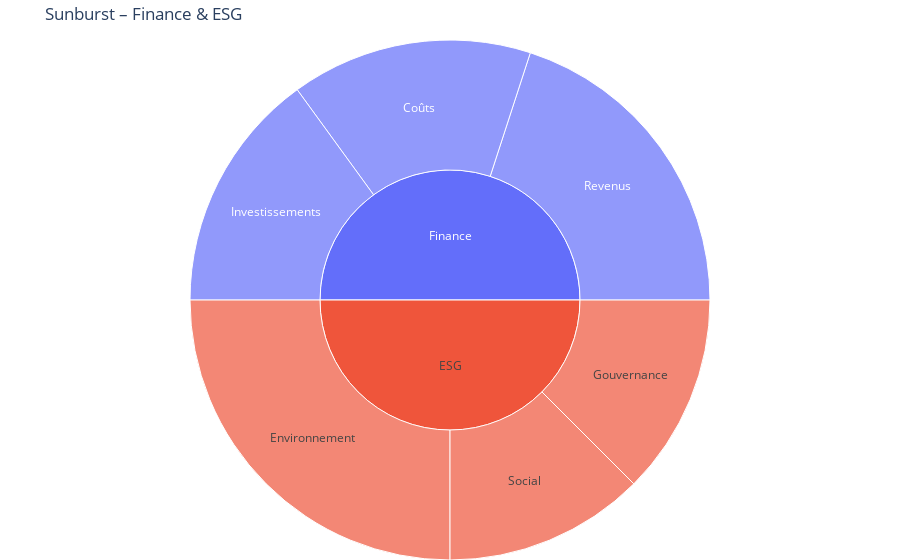

This figure's notebook cell:
### Code cell
import plotly.express as px
import pandas as pd

df = pd.DataFrame({
    "label": [
        "Finance", "Revenus", "Coûts", "Investissements",
        "ESG", "Environnement", "Social", "Gouvernance"
    ],
    "parent": [
        "", "Finance", "Finance", "Finance",
        "", "ESG", "ESG", "ESG"
    ],
    "value": [
        0, 40, 30, 30,
        0, 50, 25, 25
    ]
})

fig = px.sunburst(
    df,
    names="label",
    parents="parent",
    values="value",
    title="Sunburst – Finance & ESG"
)

fig.update_layout(margin=dict(t=40, l=0, r=0, b=0))
fig.show()

### Figure 1 — Plotly figure (JSON) as saved in the notebook; plotly's stock layout.template omitted (floating-point values rounded to 4 significant figures)
{"data": [{"domain": {"x": [0, 1], "y": [0, 1]}, "hovertemplate": "label=%{label}<br>value=%{value}<br>parent=%{parent}<extra></extra>", "labels": ["Finance", "Revenus", "Coûts", "Investissements", "ESG", "Environnement", "Social", "Gouvernance"], "name": "", "parents": ["", "Finance", "Finance", "Finance", "", "ESG", "ESG", "ESG"], "type": "sunburst", "values": [0, 40, 30, 30, 0, 50, 25, 25]}], "layout": {"legend": {"tracegroupgap": 0}, "margin": {"b": 0, "l": 0, "r": 0, "t": 40}, "title": {"text": "Sunburst – Finance & ESG"}}}
